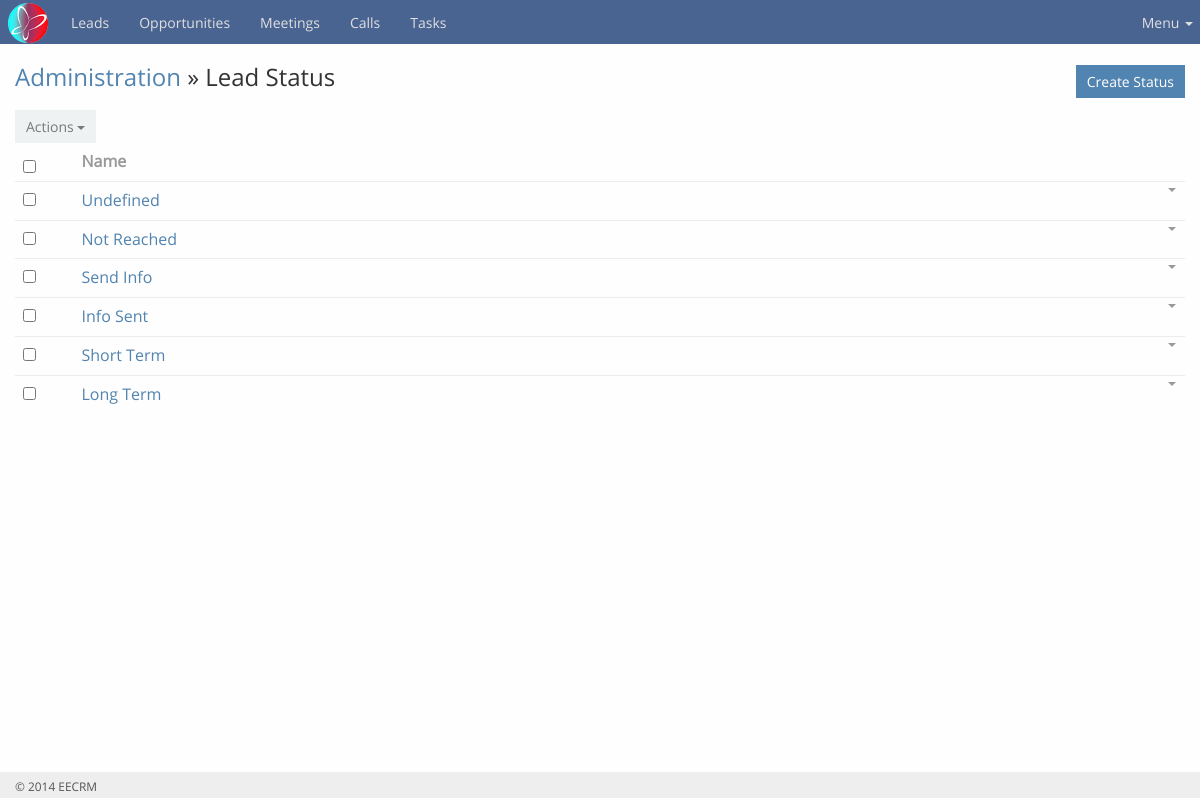
The page /administration/modules/status/index.php (signed in) on the database its author committed.
### tables this page shows
CREATE TABLE IF NOT EXISTS `status` (
  `status_id` int(11) NOT NULL AUTO_INCREMENT,
  `status_name` varchar(255) NOT NULL,
  `created_by_id` int(11) NOT NULL,
  `deleted` tinyint(4) NOT NULL DEFAULT '0',
  `created_at` datetime NOT NULL,
  PRIMARY KEY (`status_id`)
);

### include/utils-status.php (called while the page is built, shortened)
<?php
require_once 'database.php';
function getAllStatus($offset = 0, $limit = 10)
{
    global $db;
    $sqlQuery = "SELECT * FROM
                 status
                 WHERE deleted = '0' AND status_id != 7";
    $stmt = $db->prepare($sqlQuery);
    $stmt->execute();
    $columns = $stmt->columnCount();
    if ($columns > 0) {
        $status = $stmt->fetchAll(PDO::FETCH_ASSOC);
    }
    return ($status)? $status: NULL;
}

### administration/modules/status/index.php (the view, shortened to what this page needs)
<?php
require_once dirname(__DIR__) . '/../../common/header.php';
require_once $include_directory . 'utils-status.php';
$statusList = getAllStatus(0, MAX_ROWS);
?>
<div class="container content">
    <div id="main"><div class="page-header"><div class="row">
                <div class="col-lg-7 col-sm-7">
                    <h3><a href="<?php echo ADMINPATH; ?>">Administration</a> &raquo; Lead Status</h3>
                </div>
                <div class="col-lg-5 col-sm-5">
                    <div class="header-buttons btn-group pull-right">
                        <a class="btn btn-primary" href="<?php echo BASEPATH;?>administration/modules/status/create.php">Create Status</a>
                    </div>
                </div>
            </div>
        </div>
        <div class="list-container">
            <?php if ($statusList !== NULL) : ?>
            <div class="list-buttons-container clearfix">
                <div class="btn-group actions">
                    <button disabled="" data-toggle="dropdown" class="btn btn-default dropdown-toggle actions-button" type="button">
                        Actions
                        <span class="caret"></span>
                    </button>
                </div>
            </div>
            <?php endif;?>
            <div class="list">
                <table class="table">
                    <?php if ($statusList !== NULL) : ?>
                    <thead>
                        <tr>
                            <th width="5%"><input type="checkbox" class="selectAll"></th>
                            <th>
                                <a data-name="name" class="sort" href="javascript:">Name</a>
                            </th>
                            <th width="7%"></th>
                        </tr>
                    </thead>
                    <?php endif; ?>
                    <tbody>
                        <?php if ($statusList !== NULL) :
                                foreach ($statusList as $status) : ?>
                                    <tr data-id="<?php echo $status['status_id'];?>" class="initial">
                                        <td class="cell cell-checkbox">
                                            <input type="checkbox" data-id="<?php echo $status['status_id']; ?>" class="record-checkbox records-multiaction">
                                        </td>
                                        <td class="cell cell-name">
                                            <a title="<?php echo ucfirst($status['status_name']);?>" data-id="<?php echo ucfirst($status['status_id']);?>" class="link" href="<?php echo ADMINPATH;?>modules/status/view.php?id=<?php echo $status['status_id'];?>">
                                                <?php echo ucfirst($status['status_name']);?>
                                            </a>
                                        </td>
                                        <td width="7%" class="cell cell-buttons">
                                            <div class="list-row-buttons btn-group pull-right">
                                                <button data-toggle="dropdown" class="btn btn-link btn-sm dropdown-toggle" type="button">
                                                    <span class="caret"></span>
                                                </button>
                                             </div>
                                        </td>
                                    </tr>
                           <?php endforeach; ?>
                    </tbody>
                </table>
                        <?php else:  ?>
                            No Data
                        <?php endif; ?>
            </div>
        </div>
    </div>
</div>
<?php
require_once dirname(__DIR__) . '/../../common/footer.php';
?>

### rows shown on the page
status: status_name "Undefined"
status: status_name "Not Reached"
status: status_name "Send Info"
status: status_name "Info Sent"
status: status_name "Short Term"
status: status_name "Long Term"
